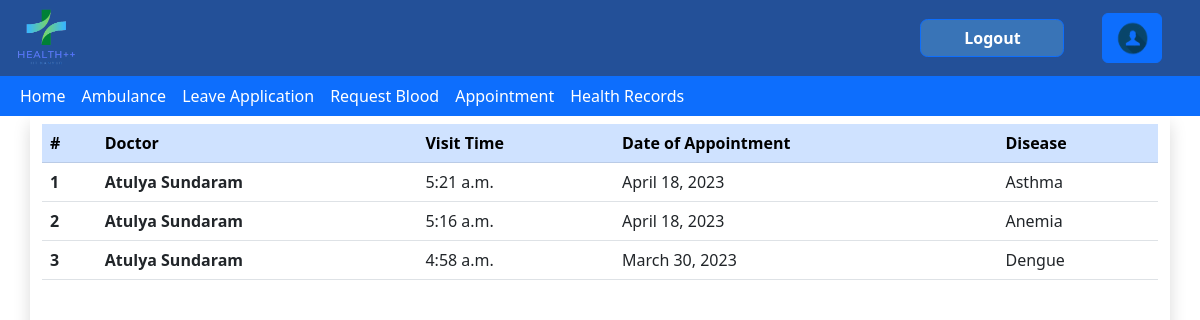
/health_booklet/health_records (signed in), run on the app's committed database.
### health_booklet/models.py (models this page shows)
class HealthRecord(models.Model):
    patient = models.ForeignKey(Patient, on_delete=models.CASCADE)
    doctor = models.ForeignKey(Doctor, on_delete=models.CASCADE)
    disease = models.TextField()
    symptoms = models.TextField()
    prescription = models.TextField()
    comments = models.TextField()
    datetime = models.DateTimeField(auto_now_add=True)

### health/models.py (models this page shows, shortened)
class Doctor(models.Model):
    user = models.ForeignKey(Account,null=True,on_delete=models.CASCADE)
    Department=models.CharField(
        max_length=120,
        choices=Department_Choices,
    )
    Doctor_Name = models.CharField(max_length=50,null=True)
    Post= models.CharField(max_length=60,default="Doctor")

### health_booklet/views.py (the view)
# urls.py: path('health_records', views.view_health_records, name='health_records'),
@login_required
def view_health_records(request):
    a = request.user
    account = Account.objects.get(user=a).Role
    if(account=="Doctor" or account=="Receptionist"):
        username=request.POST["username"]
        print(username,"!!!!!!!!!!!!!!!!!!!!!!!")
        user = Account.objects.get(user = User.objects.get(username=username))
        print(user)
        patient = Patient.objects.get(user = user)
    elif(account=="Student"):
        patient = Patient.objects.get(user=Account.objects.get(user=request.user))
    else:
        return redirect('home')
    health_records = HealthRecord.objects.filter(patient=patient).order_by('-datetime')
    for record in health_records:
        record.date = record.datetime.date()
        record.time = record.datetime.time()
    return render(request, 'view_health_records.html', {'health_records': health_records, 'patient': patient})

### health_booklet/templates/view_health_records.html (shortened to what this page needs)
{% extends 'health/base.html' %}
{% block content %}
<html lang="en">
<head>
    <link href="https://cdn.jsdelivr.net/npm/bootstrap@5.3.0-alpha1/dist/css/bootstrap.min.css" rel="stylesheet"
>
</head>
{%if user.account.Role == 'Student' or user.account.Role == 'Receptionist' or user.account.Role == 'Doctor'%}
<body>
    <div class="container shadow min-vh-100 py-2">
        <div class="table-responsive">
            {% if health_records %}
            <table class="table accordion">
                <thead class="table-primary">
                    <tr>
                        <th scope="col">#</th>
                        <th scope="col">Doctor</th>
                        <th scope="col">Visit Time</th>
                        <th scope="col">Date of Appointment</th>
                        <th scope="col">Disease</th>
                    </tr>
                </thead>
                <tbody>
                    {% for health_record in health_records %}
                    <tr data-bs-toggle="collapse" data-bs-target="#r1" class="accordion-toggle">
                        <th scope="row">{{forloop.counter}} </th>
                        <td><strong>{{health_record.doctor.Doctor_Name}}</strong></td>
                        <td>{{health_record.time}}</td>
                        <td>{{health_record.date}}</td>
                        <td>{{health_record.disease}}</td>
                    </tr>
                    {%endfor%}
                </tbody>
            </table>
            {% else %}
                <p>No health records found</p>
            {% endif %}
        </div>
    </div>
</body>
{%else%}
<h1>You are not authorized to access this page</h1>
{%endif%}
</html>
{%endblock%}

### data on the page
HealthRecord: doctor.Doctor_Name "Atulya Sundaram", time "5:21 a.m.", date "April 18, 2023", disease "Asthma"
HealthRecord: doctor.Doctor_Name "Atulya Sundaram", time "5:16 a.m.", date "April 18, 2023", disease "Anemia"
HealthRecord: doctor.Doctor_Name "Atulya Sundaram", time "4:58 a.m.", date "March 30, 2023", disease "Dengue"
